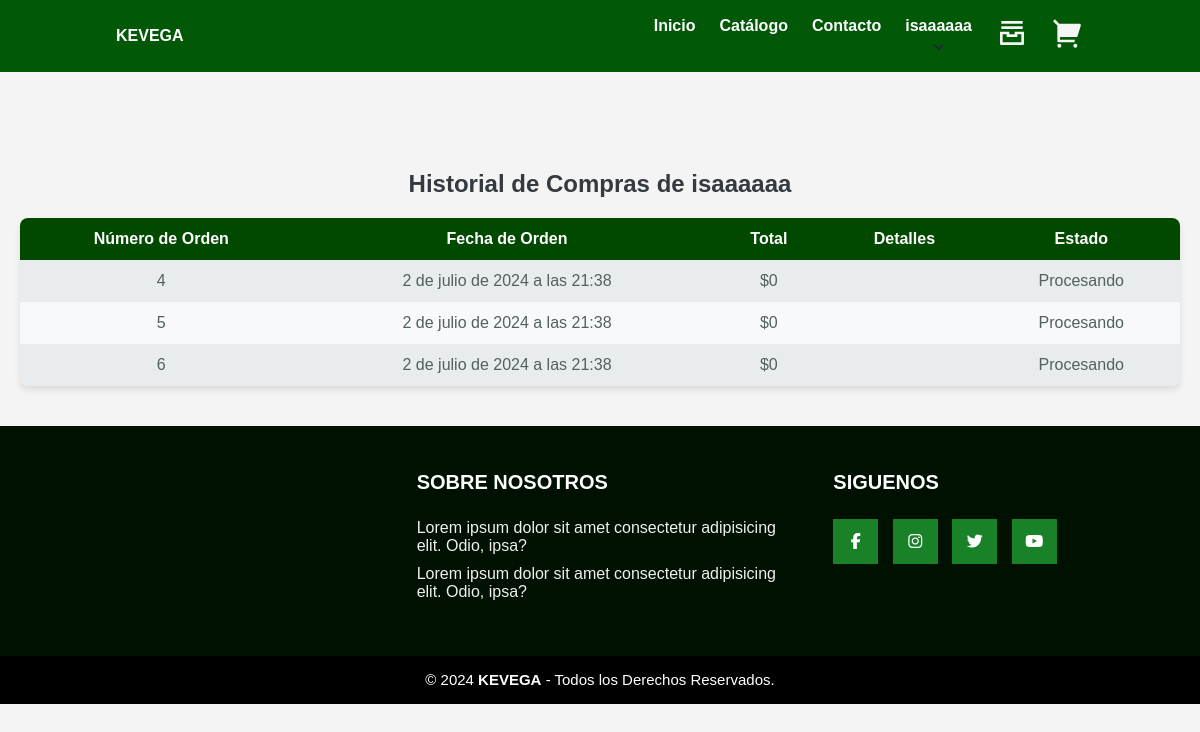
Page /historial/ (signed in) on the committed database.
### core/models.py (models this page shows, shortened)
class Venta(models.Model):
    user = models.ForeignKey(User, on_delete=models.CASCADE)
    items = models.ManyToManyField(DetalleVenta)
    ordered_date = models.DateTimeField(auto_now_add=True)
    ordered = models.BooleanField(default=False)
    estado=models.TextField(default='Por procesar')
    def total_price(self):
        return sum(item.subtotal() for item in self.items.all())

### core/views.py (the view)
# urls.py: path('historial/', historial_usuario, name='historial'),
@login_required(login_url="/login")
def historial_usuario(request):
    usuario = request.user
    ventas = Venta.objects.filter(user=usuario)
    miscompras = []
    for venta in ventas:
        detalles_venta = venta.items.all()
        detalles_txt = ''
        for detalle in detalles_venta:
            detalles_txt += f'{detalle.__str__()}'
        print(detalles_txt)
        venta_dict = {
            'venta': venta,
            'detalles': detalles_venta,
            'detalles_txt': detalles_txt
        }
        miscompras.append(venta_dict)
    return render(request, 'core/historial.html', { 'usuario': usuario, 'ventas': miscompras })

### core/templates/core/historial.html (shortened to what this page needs)
{% extends 'core/base.html' %}
{% block contenido %}
<main>
    <h1>Historial de Compras de {{ usuario.username }}</h1>
    <table>
        <thead>
            <tr>
                <th>Número de Orden</th>
                <th>Fecha de Orden</th>
                <th>Total</th>
                <th>Detalles</th>
                <th>Estado</th>
            </tr>
        </thead>
        <tbody>
            {% for compra in ventas %}
                <tr>
                    <td>{{ compra.venta.id }}</td>
                    <td>{{ compra.venta.ordered_date }}</td>
                    <td>${{ compra.venta.total_price }}</td>
                    <td>
                    </td>
                    <td>{{ compra.venta.estado }}</td>
                </tr>
            {% endfor %}
        </tbody>
    </table>
</main>
{% endblock contenido %}

### core/templates/core/base.html (shortened to what this page needs)
<!DOCTYPE html>
<html lang="es">
<head>
    {% load static %}
    <link rel="stylesheet" href="https://cdn.jsdelivr.net/npm/boxicons@latest/css/boxicons.min.css">
    <link rel="stylesheet" href="https://unicons.iconscout.com/release/v4.0.0/css/line.css">
    <link rel="stylesheet" href="{% static 'core/css/styles.css' %}">
</head>
<body>
    <header class="header" id="header">
        <nav class="nav container">
            <a href="{% url 'index' %}" class="nav__logo">KEVEGA</a>
            <div class="nav__menu" id="nav-menu">
                <ul class="nav__list">
                    <li class="nav__item">
                        <a href="{% url 'index' %}" class="nav__link">
                            <span class="nav__name">Inicio</span>
                        </a>
                    </li>
                    <li class="nav__item">
                        <a href="{% url 'catalogo' %}" class="nav__link">
                            <span class="nav__name">Catálogo</span>
                        </a>
                    </li>
                    <li class="nav__item">
                        <a href="{% url 'contacto' %}" class="nav__link">
                            <span class="nav__name">Contacto</span>
                        </a>
                    </li>
                {% if user.is_authenticated %}
                <div class="nav__item dropdown">
                    <div id="username" class="nav__link dropdown-toggle">
                        <span class="nav__name">{{ user.username }}</span>
                        <i class='bx bxs-chevron-down'></i>
                    </div>
                </div>
                {% endif %}
                <li class="nav__item">
                    <a href="{% url 'historial' %}" style="color: whitesmoke;">
                        <svg xmlns="http://www.w3.org/2000/svg" width="32" height="32" viewBox="0 0 24 24"><path fill="currentColor" d="M4 5h16V3H4zm16 4H4V7h16zM3 11h7v2h4v-2h7v9a1 1 0 0 1-1 1H4a1 1 0 0 1-1-1zm13 2v2H8v-2H5v6h14v-6z"/></svg>                    </a>
                </li>
                <li class="nav__item">
                    <a href="{% url 'carrito' %}" style="color: whitesmoke;">
                    </a>
                </li>
                </ul>
            </div>
        </nav>
    </header>
    {% block contenido %}
    {% endblock contenido %}
    <footer class="pie-pagina">
        <div class="grupo-1">
            <div class="box"></div>
            <div class="box">
                <h2>SOBRE NOSOTROS</h2>
                <p>Lorem ipsum dolor sit amet consectetur adipisicing elit. Odio, ipsa?</p>
                <p>Lorem ipsum dolor sit amet consectetur adipisicing elit. Odio, ipsa?</p>
            </div>
            <div class="box">
                <h2>SIGUENOS</h2>
                <div class="red-social">
                    <a href="#" class="fa fa-facebook"></a>
                    <a href="#" class="fa fa-instagram"></a>
                    <a href="#" class="fa fa-twitter"></a>
                    <a href="#" class="fa fa-youtube"></a>
                </div>
            </div>
        </div>
        <div class="grupo-2">
            <small>&copy; 2024 <b>KEVEGA</b> - Todos los Derechos Reservados.</small>
        </div>
    </footer>
</body>
</html>

### core/static/core/css/styles.css (style rules this page uses)
:root { --header-height: 3rem; --hue: 174; --sat: 63%; --first-color: hsl(var(--hue), var(--sat), 40%); --first-color-alt: hsl(var(--hue), var(--sat), 36%); --title-color: hsl(var(--hue), 12%, 15%); --text-color: hsl(var(--hue), 8%, 35%); --body-color: hsl(var(--hue), 100%, 99%); --container-color: #015806; --body-font: 'Open Sans', sans-serif; --h1-font-size: 1.5rem; --normal-font-size: .938rem; --tiny-font-size: .625rem; --z-tooltip: 10; --z-fixed: 100; }
@media screen and (min-width: 968px) { :root { --h1-font-size: 2.25rem; --normal-font-size: 1rem; } }
* { box-sizing: border-box; padding: 0; margin: 0; }
html { scroll-behavior: smooth; }
body { margin: var(--header-height) 0 0 0; font-family: var(--body-font); font-size: var(--normal-font-size); background-color: var(--body-color); color: var(--text-color); }
ul { list-style: none; }
a { text-decoration: none; }
.container { max-width: 968px; margin-left: 1rem; margin-right: 1rem; }
.header { position: fixed; top: 0; left: 0; width: 100%; background-color: var(--container-color); z-index: var(--z-fixed); transition: .4s; }
.nav { height: var(--header-height); display: flex; justify-content: space-between; align-items: center; }
.nav__logo { color: #ffffff; font-weight: 600; }
.nav__list, .nav__link { display: flex; }
.nav__link { flex-direction: column; align-items: center; row-gap: 4px; color: var(--title-color); font-weight: 600; }
.nav__list { justify-content: space-around; }
.nav__name { font-size: var(--tiny-font-size); color: #ffffff; }
@media screen and (min-width: 576px) { .nav__list { justify-content: center; column-gap: 1.5rem; } }
@media screen and (min-width: 767px) { body { margin: 0; } }
@media screen and (min-width: 767px) { .nav { height: calc(var(--header-height) + 1.5rem); } }
@media screen and (min-width: 767px) { .nav__name { font-size: var(--normal-font-size); } }
@media screen and (min-width: 1024px) { .container { margin-left: auto; margin-right: auto; } }
.nav__item { position: relative; }
.nav__link { display: flex; align-items: center; cursor: pointer; }
.pie-pagina { width: 100%; background-color: #011101; bottom: 0; }
.pie-pagina .grupo-1 { width: 100%; max-width: 1200px; margin: auto; display:grid; grid-template-columns: repeat(3, 1fr); grid-gap:50px; padding: 45px 0px; }
.pie-pagina .grupo-1 .box h2 { color: #fff; margin-bottom: 25px; font-size: 20px; }
.pie-pagina .grupo-1 .box p { color: #efefef; margin-bottom: 10px; }
.pie-pagina .grupo-1 .red-social a { display: inline-block; text-decoration: none; width: 45px; height: 45px; line-height: 45px; color: #fff; margin-right: 10px; background-color: #198127; text-align: center; transition: all 300ms ease; }
.pie-pagina .grupo-2 { background-color: #000000; padding: 15px 10px; text-align: center; color: #fff; }
.pie-pagina .grupo-2 small { font-size: 15px; }
* { margin: 0; padding: 0; box-sizing: border-box; -webkit-box-sizing: border-box; -moz-box-sizing: border-box; -webkit-font-smoothing: antialiased; -moz-font-smoothing: antialiased; -o-font-smoothing: antialiased; font-smooth: antialiased; text-rendering: optimizeLegibility; }
main { width: 100%; padding: 20px; margin: auto; margin-top: 100px; }
table thead { background:rgb(255, 255, 255); color:rgb(0, 0, 0); }
table { width: 100%; border-collapse: collapse; margin: 20px 0; box-shadow: 0 4px 6px rgba(0, 0, 0, 0.1); border-radius: 8px; overflow: hidden; }
tr:nth-child(even) { background-color: #f8f9fa; }
tr:nth-child(odd) { background-color: #e9ecef; }
td, th { padding: 12px 15px; text-align: center; }
th { background-color: #024900; color: white; }
h1 { text-align: center; margin-top: 50px; color: #343a40; font-size: 24px; }
table { border-radius: 8px; overflow: hidden; border-spacing: 0; }
a { color: #007bff; text-decoration: none; transition: color 0.3s ease; }
body { font-family: Arial, sans-serif; background-color: #f4f4f4; margin: 0; padding: 0; }

### rows in the picture
Venta: venta.id "4", venta.ordered_date "2 de julio de 2024 a las 21:38", venta.total_price "0", venta.estado "Procesando"
Venta: venta.id "5", venta.ordered_date "2 de julio de 2024 a las 21:38", venta.total_price "0", venta.estado "Procesando"
Venta: venta.id "6", venta.ordered_date "2 de julio de 2024 a las 21:38", venta.total_price "0", venta.estado "Procesando"

### other values in the picture
{{ user.username }} "isaaaaaa"
{{ usuario.username }} "isaaaaaa"
